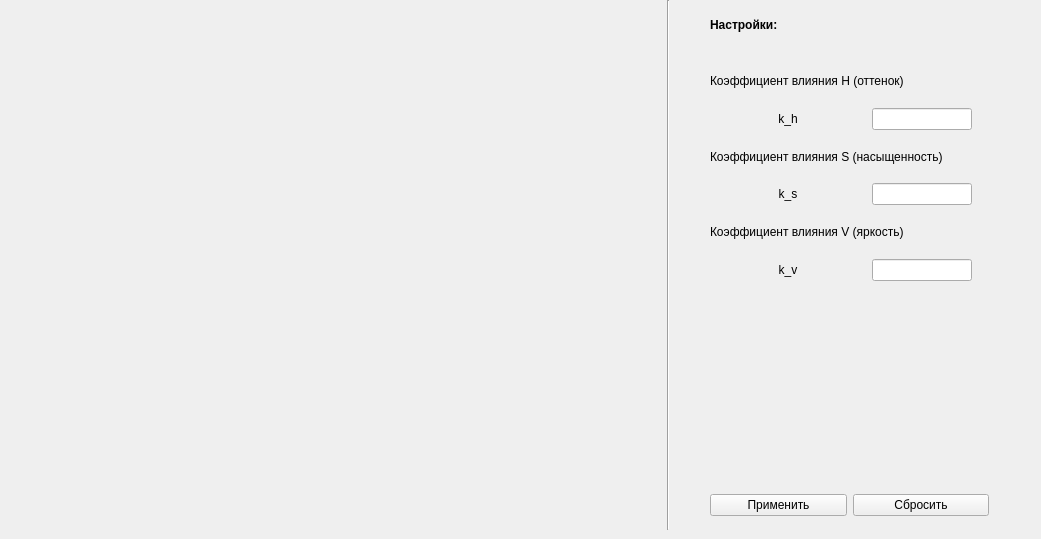
      <widget class="QWidget" name="tab_17">
       <attribute name="title">
        <string>Обучение модели</string>
       </attribute>
       <widget class="Line" name="line_10">
        <property name="geometry">
         <rect>
          <x>660</x>
          <y>0</y>
          <width>16</width>
          <height>530</height>
         </rect>
        </property>
        <property name="orientation">
         <enum>Qt::Vertical</enum>
        </property>
       </widget>
       <widget class="QLabel" name="label_32">
        <property name="geometry">
         <rect>
          <x>710</x>
          <y>10</y>
          <width>279</width>
          <height>29</height>
         </rect>
        </property>
        <property name="font">
         <font>
          <weight>75</weight>
          <bold>true</bold>
         </font>
        </property>
        <property name="text">
         <string>Настройки:</string>
        </property>
       </widget>
       <widget class="QWidget" name="horizontalLayoutWidget_20">
        <property name="geometry">
         <rect>
          <x>10</x>
          <y>10</y>
          <width>640</width>
          <height>510</height>
         </rect>
        </property>
        <layout class="QHBoxLayout" name="horizontalLayout_31"/>
       </widget>
       <widget class="QWidget" name="horizontalLayoutWidget_21">
        <property name="geometry">
         <rect>
          <x>710</x>
          <y>490</y>
          <width>279</width>
          <height>30</height>
         </rect>
        </property>
        <layout class="QHBoxLayout" name="horizontalLayout_32">
         <item>
          <widget class="QPushButton" name="pushButton_20">
           <property name="text">
            <string>Применить</string>
           </property>
          </widget>
         </item>
         <item>
          <widget class="QPushButton" name="pushButton_21">
           <property name="text">
            <string>Сбросить</string>
           </property>
          </widget>
         </item>
        </layout>
       </widget>
       <widget class="QWidget" name="layoutWidget_2">
        <property name="geometry">
         <rect>
          <x>710</x>
          <y>60</y>
          <width>322</width>
          <height>221</height>
         </rect>
        </property>
        <layout class="QGridLayout" name="gridLayout_5">
         <property name="rightMargin">
          <number>60</number>
         </property>
         <item row="3" column="1">
          <widget class="QLineEdit" name="lineEdit_32">
           <property name="maximumSize">
            <size>
             <width>100</width>
             <height>16777215</height>
            </size>
           </property>
          </widget>
         </item>
         <item row="5" column="0">
          <widget class="QLabel" name="label_45">
           <property name="minimumSize">
            <size>
             <width>40</width>
             <height>0</height>
            </size>
           </property>
           <property name="text">
            <string>k_s</string>
           </property>
           <property name="alignment">
            <set>Qt::AlignCenter</set>
           </property>
          </widget>
         </item>
         <item row="6" column="0" colspan="2">
          <widget class="QLabel" name="label_38">
           <property name="text">
            <string>Коэффициент влияния V (яркость)</string>
           </property>
          </widget>
         </item>
         <item row="7" column="0">
          <widget class="QLabel" name="label_46">
           <property name="minimumSize">
            <size>
             <width>40</width>
             <height>0</height>
            </size>
           </property>
           <property name="text">
            <string>k_v</string>
           </property>
           <property name="alignment">
            <set>Qt::AlignCenter</set>
           </property>
          </widget>
         </item>
         <item row="7" column="1">
          <widget class="QLineEdit" name="lineEdit_33">
           <property name="maximumSize">
            <size>
             <width>100</width>
             <height>16777215</height>
            </size>
           </property>
          </widget>
         </item>
         <item row="3" column="0">
          <widget class="QLabel" name="label_47">
           <property name="minimumSize">
            <size>
             <width>40</width>
             <height>0</height>
            </size>
           </property>
           <property name="text">
            <string>k_h</string>
           </property>
           <property name="alignment">
            <set>Qt::AlignCenter</set>
           </property>
          </widget>
         </item>
         <item row="5" column="1">
          <widget class="QLineEdit" name="lineEdit_34">
           <property name="maximumSize">
            <size>
             <width>100</width>
             <height>16777215</height>
            </size>
           </property>
          </widget>
         </item>
         <item row="4" column="0" colspan="2">
          <widget class="QLabel" name="label_36">
           <property name="text">
            <string>Коэффициент влияния S (насыщенность)</string>
           </property>
          </widget>
         </item>
         <item row="2" column="0" colspan="2">
          <widget class="QLabel" name="label_48">
           <property name="text">
            <string>Коэффициент влияния H (оттенок)</string>
           </property>
          </widget>
         </item>
        </layout>
       </widget>
      </widget>
